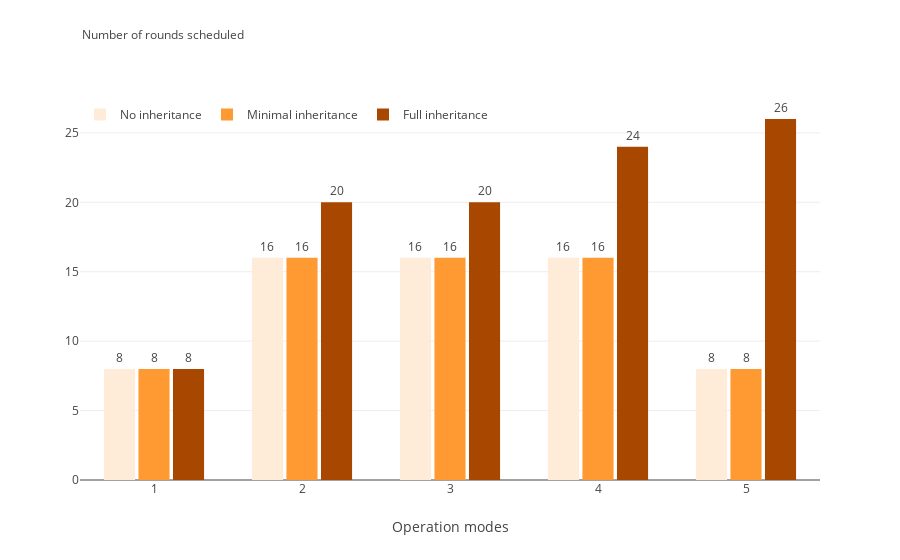

Notebook source saved alongside this figure:
### Code cell
# plot_protocol_overhead()
# plot_protocol_overhead()
# plot_round_length()
plot_inheritance_results()

### Figure 1 — Plotly figure (JSON) as saved in the notebook; plotly's stock layout.template omitted (floating-point values rounded to 4 significant figures)
{"data": [{"hoverinfo": "none", "marker": {"color": "#FEECD8"}, "name": "No inheritance", "text": ["8", "16", "16", "16", "8"], "textposition": "outside", "type": "bar", "x": [1, 2, 3, 4, 5], "y": [8, 16, 16, 16, 8]}, {"hoverinfo": "none", "marker": {"color": "#FF9932"}, "name": "Minimal inheritance", "text": ["8", "16", "16", "16", "8"], "textposition": "outside", "type": "bar", "x": [1, 2, 3, 4, 5], "y": [8, 16, 16, 16, 8]}, {"hoverinfo": "none", "marker": {"color": "#A84700"}, "name": "Full inheritance", "text": ["8", "20", "20", "24", "26"], "textposition": "outside", "type": "bar", "x": [1, 2, 3, 4, 5], "y": [8, 20, 20, 24, 26]}], "layout": {"annotations": [{"showarrow": false, "text": "Number of rounds scheduled", "x": 0, "xanchor": "left", "xref": "paper", "y": 1.2, "yref": "paper"}], "bargap": 0.3, "bargroupgap": 0.1, "barmode": "group", "legend": {"orientation": "h", "x": 0, "y": 1}, "xaxis": {"title": {"text": "Operation modes"}}}}
